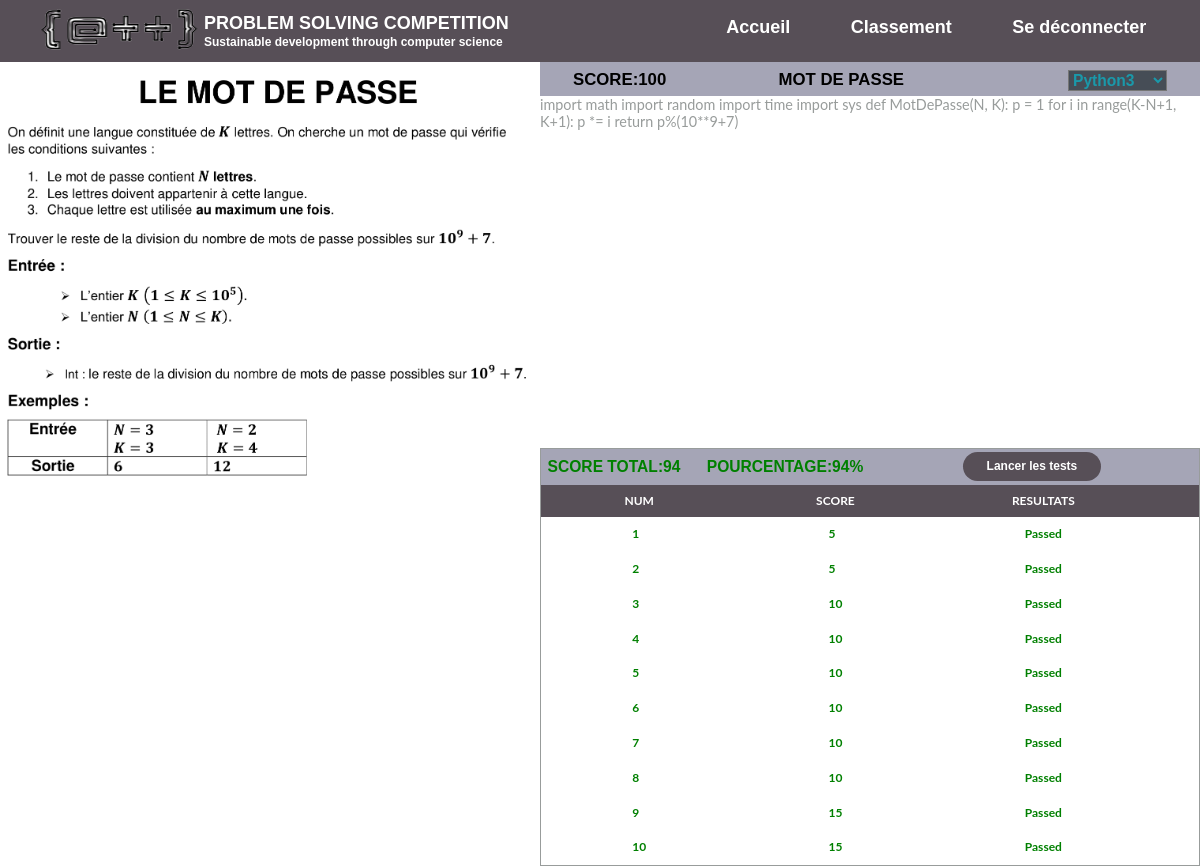
The page /Problem/1/ (signed in) on the database as committed earlier.
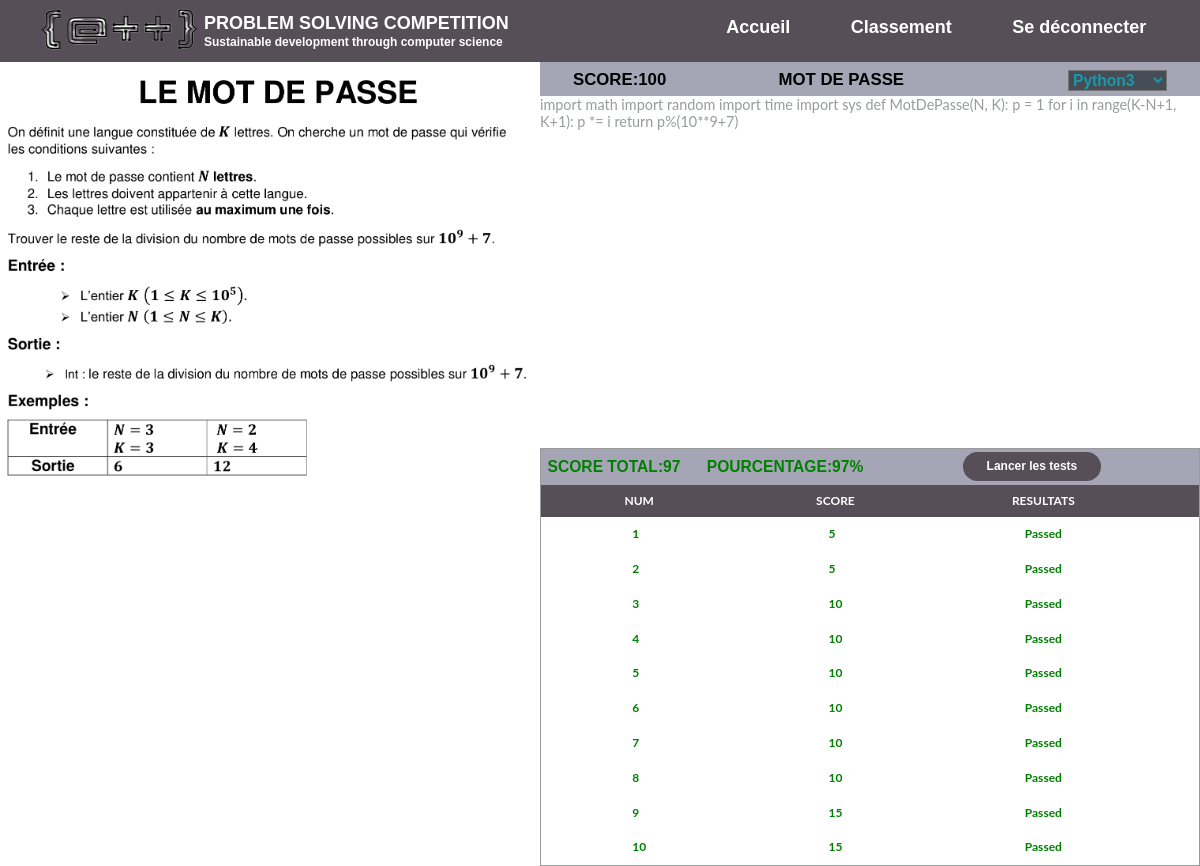
The same page on the database as committed later.
### app/models.py (models this page shows, shortened)
class Advancement(models.Model):
    Problem_Id = models.IntegerField()
    Participant_Id = models.IntegerField()
    Wrote_Code = models.TextField(default="")
    Score = models.IntegerField(default=0)
    Percentage = models.IntegerField(default=0)
    Color = models.CharField(max_length=30, default="black")
    Results = models.CharField(max_length=500, default="")
    Number_Of_Tests = models.IntegerField(default=0)

### app/views.py (the view)
# urls.py: path('Problem/<int:id>/', views.Solve_Problem, name='problem'),
@login_required(login_url="login")
def Solve_Problem(request, id):
    problem = Problem.objects.get(id=id)
    participant = get_participant(request)
    advancement, results = get_advancement(problem, participant)
    context = {"problem": problem, "advancement": advancement, "results": results}
    return render(request, "Problem.html", context)

### app/utils.py (called while the page is built)
def get_participant(request):
    current_user = request.user
    participant = Participant.objects.get(Username=current_user.username)
    return participant

def get_advancement(problem, participant):
    try:
        advancement = Advancement.objects.get(
            Problem_Id=problem.id, Participant_Id=participant.id
        )
    except:
        List = ["{},0,-,black".format(i + 1) for i in range(10)]
        advancement = Advancement(
            Problem_Id=problem.id,
            Participant_Id=participant.id,
            Results=" ".join(List),
            Wrote_Code=problem.Python_User_Code,
        )
        advancement.save()
    results = advancement.Results.split(" ")
    results = [ele.split(",") for ele in results]
    return advancement, results

### app/templates/Problem.html (shortened to what this page needs)
<!DOCTYPE html>
{% load static %}
<html lang="en">
<head>
    <link rel="stylesheet" href="/static/css/Problem.css?{% now 'U' %}">
</head>
<body class="body">
    <div class="navbar">
        <div class="left-div">
            <img src="{% static 'images/logo-image.png' %}" class="logo-image">
            <h3 class="title">PROBLEM SOLVING COMPETITION</h3>
            <h3 class="subtitle">Sustainable development through computer science</h3>
        </div>
        <div class="right-div">
            <li><a href="{% url 'home' %}" class="link">Accueil</a></li>
            <li><a href="{% url 'ranking' %}" class="link">Classement</a></li>
            <li><a href="{% url 'logout' %}" class="link">Se déconnecter</a></li>
        </div>
    </div>
    <div class="simulation-problem">
        <img class="problem-image" src="{{problem.Statement_Url}}">
    </div>
    <div class="coding">
        <div class="info">
            <h3 id="max-score">SCORE:{{problem.Score}}</h3>
            <h3 id="game-name">{{problem.Name}}</h3>
            <select id="languages" class="languages" onchange="changeLanguage()">
                <option value="python3" selected="selected"> Python3 </option>
            </select>
        </div>
        <div class="editor" id="editor" contenteditable="true">{{advancement.Wrote_Code}}</div>
        <div class="test-zone">
            <div class="Total">
                <h3 id="score-total" style="color:{{advancement.Color}}">SCORE TOTAL:{{advancement.Score}}</h3>
                <h3 id="pourcentage-total" style="color:{{advancement.Color}}">POURCENTAGE:{{advancement.Percentage}}%</h3>
                <button class="lunch" id="lunch" onclick="LunchTests()">Lancer les tests</button>
            </div>
            <div id="table">
                <div class="wrapper">
                <table>
                    <thead>
                        <tr>
                            <th>NUM</th>
                            <th>SCORE</th>
                            <th>RESULTATS</th>
                            <th> </th>
                        </tr>
                    </thead>
                    <tbody>
                        {% for ele in results %}
                        <tr class="pass">
                            <td class="rank" id="test{{ele.0}}" style="color:{{ele.3}}; font-weight:bold;">{{ele.0}}</td>
                            <td class="team" id="score{{ele.0}}" style="color:{{ele.3}}; font-weight:bold;">{{ele.1}}</td>
                            <td class="score" id="pourcentage{{ele.0}}" style="color:{{ele.3}}; font-weight:bold;">{{ele.2}}</td>
                        </tr>
                        {% endfor %}
                    </tbody>
                </table>
            </div>
        </div>
        </div>
    </div>
</body>
</html>

Rows that differ between the two databases and show on the page:
changed Advancement: Score "94" → "97"; Percentage "94" → "97"
